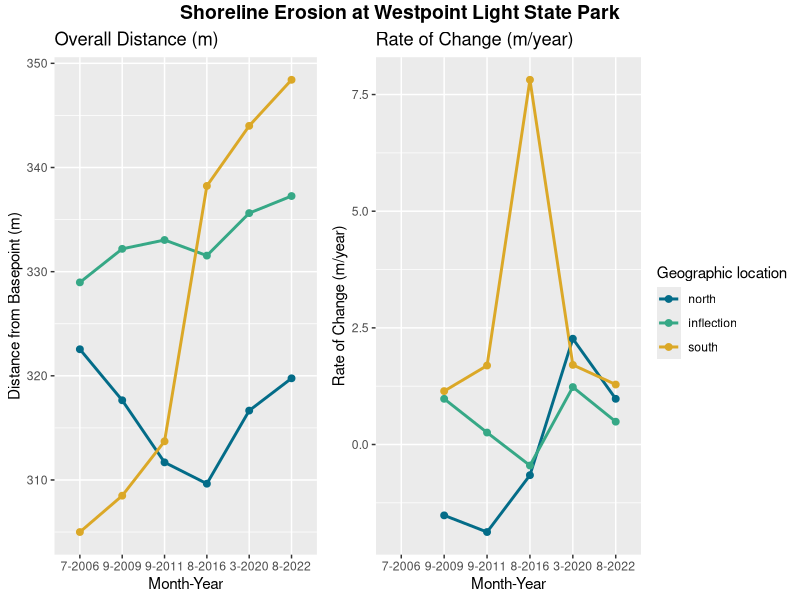

Recreate this plot in R.
## ---- chunk 1
#| echo: false
library(ggpubr)
library(tidyverse)
## ---- chunk 2
south <- data.frame(year = c("7-2006", "9-2009", "9-2011", "8-2016", "3-2020", "8-2022"),
                 distance_m = c(305.00, 308.49, 313.71, 338.23, 344.00, 348.42), 
                 position = "south")
## ---- chunk 3
north <- data.frame(year = c("7-2006", "9-2009", "9-2011", "8-2016", "3-2020", "8-2022"),
                    distance_m = c(322.55, 317.65, 311.69, 309.64, 316.66, 319.76), 
                    position = "north")
## ---- chunk 4
inflection <- data.frame(year = c("7-2006", "9-2009", "9-2011", "8-2016", "3-2020", "8-2022"),
                         distance_m = c(328.97, 332.19, 333.04, 331.54, 335.62, 337.26), 
                         position = "inflection")
## ---- chunk 5
distance_to_baseline <- south %>% 
  rbind(north) %>%
  rbind(inflection)
distance_to_baseline$year <- factor(distance_to_baseline$year,
                                    levels=c("6-1990", "7-2006", "9-2009", "9-2011", "8-2016", "3-2020", "8-2022"))
distance_to_baseline$position <- factor(distance_to_baseline$position, 
                                        levels = c("north", "inflection", "south"))
## ---- chunk 6
distance.plot <- ggplot(distance_to_baseline, aes(group=position, y=distance_m, x=year, color=position)) +
  geom_line(linewidth = 1) +
  geom_point(size = 2) +
  scale_color_manual(values = c("#036C88", "#36A886", "#DBA827"), 
                     name = "Geographic location") +
  xlab("Month-Year") + 
  ylab("Distance from Basepoint (m)") +
  ggtitle("Overall Distance (m)")
## ---- chunk 7
ROC <- distance_to_baseline %>% 
  group_by(position) %>% 
  arrange(position, year) %>% 
  mutate(rate = 100 * (distance_m - lag(distance_m))/lag(distance_m))
## ---- chunk 8
ROC.plot <- ggplot(data=ROC, aes(x=year, y=rate, group=position, color = position)) +
  geom_line(linewidth = 1) +
  geom_point(size = 2) +
  scale_color_manual(values = c("#036C88", "#36A886", "#DBA827"), 
                     name = "Geographic location") +
  xlab("Month-Year") + 
  ylab("Rate of Change (m/year)") +
  ggtitle("Rate of Change (m/year)")
## ---- chunk 9
all.plots <- ggarrange(distance.plot, ROC.plot, common.legend = TRUE, legend="right")
annotate_figure(all.plots, top = text_grob("Shoreline Erosion at Westpoint Light State Park", 
                                      color = "black", face = "bold", size = 14))
## ---- chunk 10
prediction <- distance_to_baseline %>%
  separate(year, into = c("month", "year"), sep = "-") %>%
  group_by(position) %>%
  mutate(year = as.numeric(year)) %>%
  mutate(time = max(year) - min(year),
         distance_change = distance_m[year == 2022] - distance_m[year == 2006],
         m_per_year = round(distance_change / time),
         year_15 = m_per_year * 15,
         year_25 = m_per_year * 25) %>%
  select(position:year_25) %>%
  unique()
prediction
